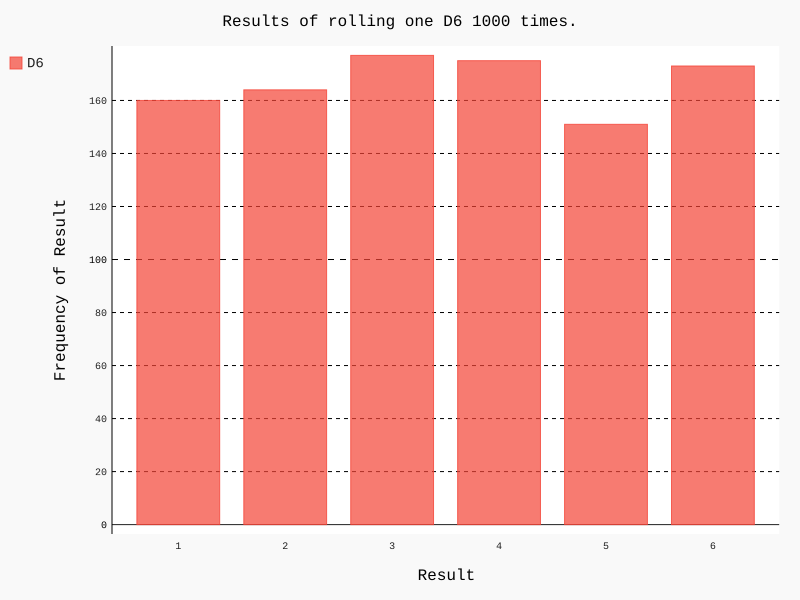

Write Python code to recreate this figure.
from die import Die
import pygal


# Create a D6
die = Die()

# Make some rolls and store the results in a list.
results = []
for roll_num in range(1000):
    result = die.roll()
    results.append(result)


# Analyze the results.
frequencies = []
for value in range(1, die.num_sides+1):  # range() does not include the last number.
    frequency = results.count(value)
    frequencies.append(frequency)

# Visualize the results.
hist = pygal.Bar()

hist.title = "Results of rolling one D6 1000 times."
hist.x_labels = ['1', '2', '3', '4', '5', '6']
hist.x_title = "Result"
hist.y_title = "Frequency of Result"

hist.add('D6', frequencies)
"""
The add method is called to add a series of data to the bar chart.
The first argument is the name of the series 
and the second argument is a list of values."""
hist.render_to_file('die_visual.svg')
